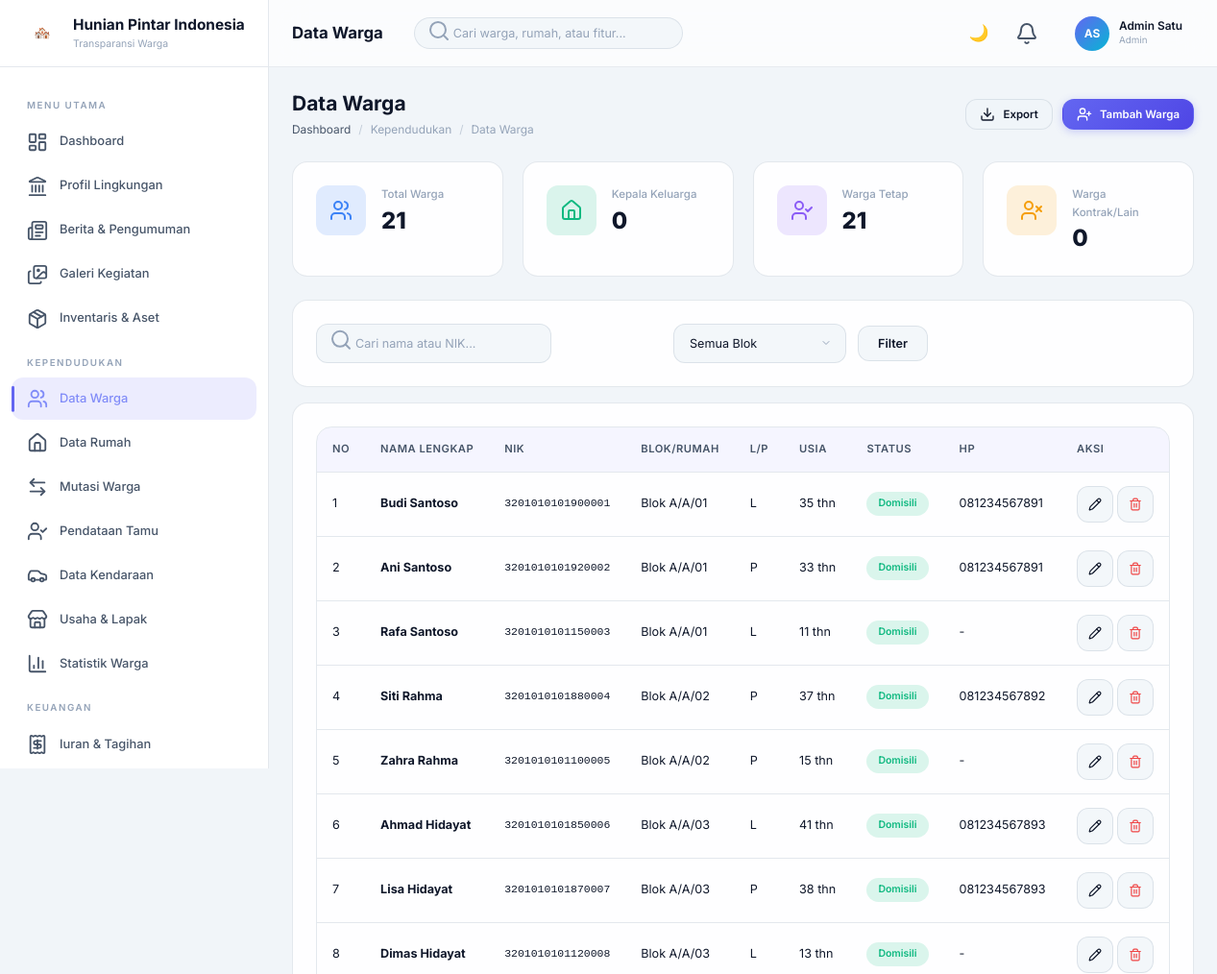
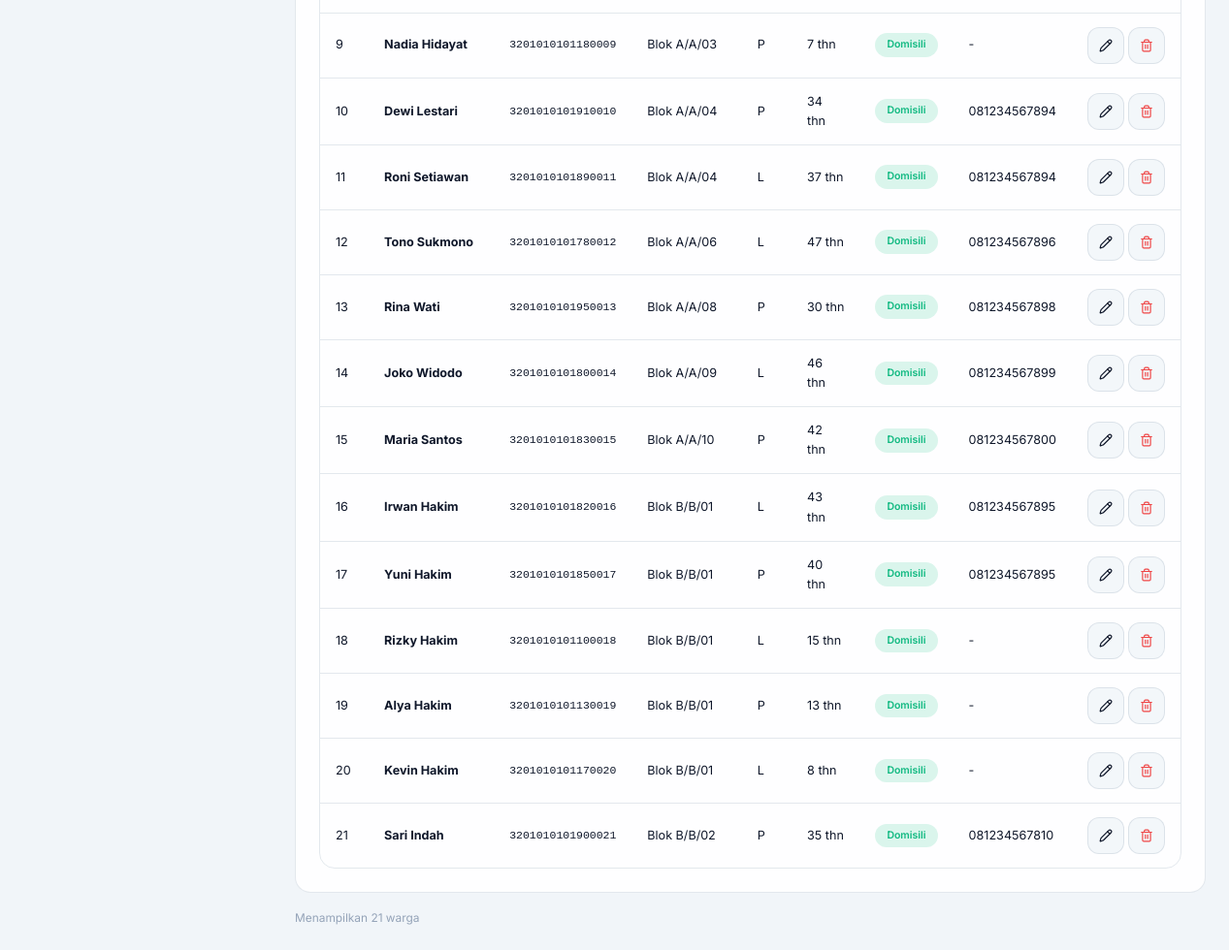
The page /warga.php (signed in) on the database its author committed (2 pictures, top to bottom).
### tables this page shows
CREATE TABLE users (
    id INT AUTO_INCREMENT PRIMARY KEY,
    tenant_id INT,
    name VARCHAR(100) NOT NULL,
    email VARCHAR(100) NOT NULL UNIQUE,
    phone VARCHAR(20),
    password VARCHAR(255) NOT NULL,
    role ENUM('superadmin','admin','pengurus','warga','kolektor','security') NOT NULL DEFAULT 'warga',
    avatar VARCHAR(255),
    resident_id INT DEFAULT NULL,
    is_active TINYINT(1) DEFAULT 1,
    last_login DATETIME,
    created_at TIMESTAMP DEFAULT CURRENT_TIMESTAMP,
    updated_at TIMESTAMP DEFAULT CURRENT_TIMESTAMP ON UPDATE CURRENT_TIMESTAMP,
    FOREIGN KEY (tenant_id) REFERENCES tenants(id) ON DELETE CASCADE
);

CREATE TABLE residents (
    id INT AUTO_INCREMENT PRIMARY KEY,
    tenant_id INT NOT NULL,
    family_id INT,
    house_id INT NOT NULL,
    nik VARCHAR(20),
    full_name VARCHAR(100) NOT NULL,
    gender ENUM('L','P') NOT NULL,
    birth_place VARCHAR(100),
    birth_date DATE,
    religion VARCHAR(30),
    marital_status VARCHAR(30),
    blood_type VARCHAR(5),
    education VARCHAR(50),
    profession VARCHAR(100),
    phone VARCHAR(20),
    photo VARCHAR(255),
    domicile_status ENUM('domisili','domisili_luar','kk_luar') DEFAULT 'domisili',
    family_status VARCHAR(30) DEFAULT 'Anggota',
    is_active TINYINT(1) DEFAULT 1,
    created_at TIMESTAMP DEFAULT CURRENT_TIMESTAMP,
    updated_at TIMESTAMP DEFAULT CURRENT_TIMESTAMP ON UPDATE CURRENT_TIMESTAMP,
    deleted_at DATETIME DEFAULT NULL,
    FOREIGN KEY (tenant_id) REFERENCES tenants(id) ON DELETE CASCADE,
    FOREIGN KEY (family_id) REFERENCES families(id) ON DELETE SET NULL,
    FOREIGN KEY (house_id) REFERENCES houses(id) ON DELETE CASCADE
);

CREATE TABLE blocks (
    id INT AUTO_INCREMENT PRIMARY KEY,
    tenant_id INT NOT NULL,
    block_name VARCHAR(50) NOT NULL,
    description TEXT,
    total_houses INT DEFAULT 0,
    created_at TIMESTAMP DEFAULT CURRENT_TIMESTAMP,
    FOREIGN KEY (tenant_id) REFERENCES tenants(id) ON DELETE CASCADE
);

CREATE TABLE houses (
    id INT AUTO_INCREMENT PRIMARY KEY,
    tenant_id INT NOT NULL,
    block_id INT NOT NULL,
    house_number VARCHAR(20) NOT NULL,
    status ENUM('berpenghuni','kosong','dikontrakkan') DEFAULT 'berpenghuni',
    owner_name VARCHAR(100),
    owner_phone VARCHAR(20),
    house_type VARCHAR(50),
    area_m2 DECIMAL(8,2),
    created_at TIMESTAMP DEFAULT CURRENT_TIMESTAMP,
    updated_at TIMESTAMP DEFAULT CURRENT_TIMESTAMP ON UPDATE CURRENT_TIMESTAMP,
    FOREIGN KEY (tenant_id) REFERENCES tenants(id) ON DELETE CASCADE,
    FOREIGN KEY (block_id) REFERENCES blocks(id) ON DELETE CASCADE,
    UNIQUE KEY unique_house_tenant (tenant_id, block_id, house_number)
);

### classes/Auth.php (called while the page is built, shortened)
<?php
require_once __DIR__ . '/Database.php';
class Auth {
    private static $user = null;
    public static function check() {
        return isset($_SESSION['user_id']);
    }
    public static function user() {
        if (self::$user === null) {
            $db = Database::getInstance();
            self::$user = $db->fetch("SELECT id, tenant_id, name, email, phone, role, avatar, resident_id, last_login, created_at, password FROM users WHERE id = ?", [$_SESSION['user_id']]);
        }
        return self::$user;
    }
    public static function tenantId() {
        return $_SESSION['tenant_id'] ?? null;
    }
}

### classes/Database.php (called while the page is built, shortened)
<?php
class Database {
    private static $instance = null;
    private $pdo;
    private function __construct() {
        $dsn = "mysql:host=" . DB_HOST . ";port=" . DB_PORT . ";dbname=" . DB_NAME . ";charset=" . DB_CHARSET;
        $options = [
            PDO::ATTR_ERRMODE            => PDO::ERRMODE_EXCEPTION,
            PDO::ATTR_DEFAULT_FETCH_MODE => PDO::FETCH_ASSOC,
            PDO::ATTR_EMULATE_PREPARES   => false,
        ];
        try {
            $this->pdo = new PDO($dsn, DB_USER, DB_PASS, $options);
        } catch (PDOException $e) {
            die('Database connection failed: ' . $e->getMessage());
        }
    }
    public static function getInstance() {
        if (self::$instance === null) {
            self::$instance = new self();
        }
        return self::$instance;
    }
    public function query($sql, $params = []) {
        $stmt = $this->pdo->prepare($sql);
        $stmt->execute($params);
        return $stmt;
    }
    public function fetch($sql, $params = []) {
        return $this->query($sql, $params)->fetch();
    }
    public function fetchAll($sql, $params = []) {
        return $this->query($sql, $params)->fetchAll();
    }
    public function fetchColumn($sql, $params = []) {
        return $this->query($sql, $params)->fetchColumn();
    }
}

### classes/Helpers.php (called while the page is built, shortened)
<?php
class Helpers {
    public static function statusBadge($status) {
        $map = [
            'lunas' => 'success', 'selesai' => 'success', 'aktif' => 'success',
            'berpenghuni' => 'success', 'tersalurkan' => 'success', 'disetujui' => 'success',
            'dikembalikan' => 'success', 'baik' => 'success', 'domisili' => 'success',
            'belum_bayar' => 'warning', 'menunggu' => 'warning', 'diajukan' => 'warning',
            'baru' => 'warning', 'belum' => 'warning', 'dipinjam' => 'warning',
            'kosong' => 'warning', 'sebagian' => 'warning',
            'ditolak' => 'danger', 'terlambat' => 'danger', 'darurat' => 'danger',
            'rusak_berat' => 'danger', 'false_alarm' => 'danger',
            'diproses' => 'info', 'berjalan' => 'info', 'ditanggapi' => 'info',
            'diverifikasi' => 'info', 'dikontrakkan' => 'info', 'proses' => 'info',
            'ditangani' => 'info',
            'rusak_ringan' => 'warning',
        ];
        return $map[strtolower($status)] ?? 'neutral';
    }
    public static function statusLabel($status) {
        $map = [
            'belum_bayar' => 'Belum Bayar', 'lunas' => 'Lunas', 'sebagian' => 'Sebagian',
            'berpenghuni' => 'Berpenghuni', 'kosong' => 'Kosong', 'dikontrakkan' => 'Dikontrakkan',
            'domisili' => 'Domisili', 'domisili_luar' => 'Luar Domisili', 'kk_luar' => 'KK Luar',
            'masuk' => 'Masuk', 'keluar' => 'Keluar', 'pindah' => 'Pindah', 'meninggal' => 'Meninggal',
            'kepala_keluarga' => 'Kepala Keluarga', 'istri' => 'Istri', 'anak' => 'Anak', 'lainnya' => 'Lainnya',
            'diajukan' => 'Diajukan', 'diverifikasi' => 'Diverifikasi', 'diproses' => 'Diproses',
            'selesai' => 'Selesai', 'ditolak' => 'Ditolak', 'disetujui' => 'Disetujui',
            'baru' => 'Baru', 'ditanggapi' => 'Ditanggapi', 'proses' => 'Proses',
            'aktif' => 'Aktif', 'nonaktif' => 'Nonaktif',
            'dipinjam' => 'Dipinjam', 'dikembalikan' => 'Dikembalikan', 'terlambat' => 'Terlambat',
            'tersalurkan' => 'Tersalurkan', 'gagal' => 'Gagal',
            'baik' => 'Baik', 'rusak_ringan' => 'Rusak Ringan', 'rusak_berat' => 'Rusak Berat',
            'belum' => 'Belum', 'berjalan' => 'Berjalan',
            'darurat' => 'Darurat', 'ditangani' => 'Ditangani', 'false_alarm' => 'False Alarm',
        ];
        return $map[strtolower($status)] ?? ucfirst(str_replace('_', ' ', $status));
    }
}

### warga.php (the view, shortened to what this page needs)
<?php
require_once 'classes/Auth.php';
require_once 'classes/Database.php';
require_once 'classes/Helpers.php';
$tenant_id = Auth::tenantId();
$db = Database::getInstance();
$pageTitle = 'Data Warga';
$search = $_GET['search'] ?? '';
$where = "r.tenant_id = ? AND r.deleted_at IS NULL";
$params = [$tenant_id];
$totalWarga = $db->fetchColumn("SELECT COUNT(*) FROM residents r LEFT JOIN houses h ON r.house_id = h.id LEFT JOIN blocks b ON h.block_id = b.id WHERE $where", $params);
$totalKK = $db->fetchColumn("SELECT COUNT(*) FROM residents r LEFT JOIN houses h ON r.house_id = h.id LEFT JOIN blocks b ON h.block_id = b.id WHERE $where AND r.family_status = 'kepala_keluarga'", $params);
$totalDomisili = $db->fetchColumn("SELECT COUNT(*) FROM residents r LEFT JOIN houses h ON r.house_id = h.id LEFT JOIN blocks b ON h.block_id = b.id WHERE $where AND r.domicile_status = 'domisili'", $params);
$totalLuar = $db->fetchColumn("SELECT COUNT(*) FROM residents r LEFT JOIN houses h ON r.house_id = h.id LEFT JOIN blocks b ON h.block_id = b.id WHERE $where AND r.domicile_status != 'domisili'", $params);
?>
<?php include 'includes/header.php'; ?>
<div class="app-layout">
  <?php include 'includes/sidebar.php'; ?>
  <div class="main-wrapper">
    <?php include 'includes/topbar.php'; ?>
    <main class="main-content">
      <div class="page-header">
        <div>
          <h1>Data Warga</h1>
          <div class="breadcrumb">
            <a href="index.php">Dashboard</a>
            <span class="separator">/</span>
            <span>Kependudukan</span>
            <span class="separator">/</span>
            <span>Data Warga</span>
          </div>
        </div>
        <div style="display: flex; gap: 10px;">
          <button class="btn btn-secondary btn-sm"><i data-lucide="download" style="width:16px;height:16px;"></i> Export</button>
          <a href="warga_form.php" class="btn btn-primary btn-sm"><i data-lucide="user-plus" style="width:16px;height:16px;"></i> Tambah Warga</a>
        </div>
      </div>
      <div class="stats-grid" style="grid-template-columns: repeat(auto-fit, minmax(180px, 1fr));">
        <div class="stat-card">
          <div class="stat-icon blue"><i data-lucide="users"></i></div>
          <div class="stat-info">
            <div class="stat-label">Total Warga</div>
            <div class="stat-value"><?= number_format($totalWarga) ?></div>
          </div>
        </div>
        <div class="stat-card">
          <div class="stat-icon green"><i data-lucide="home"></i></div>
          <div class="stat-info">
            <div class="stat-label">Kepala Keluarga</div>
            <div class="stat-value"><?= number_format($totalKK) ?></div>
          </div>
        </div>
        <div class="stat-card">
          <div class="stat-icon purple"><i data-lucide="user-check"></i></div>
          <div class="stat-info">
            <div class="stat-label">Warga Tetap</div>
            <div class="stat-value"><?= number_format($totalDomisili) ?></div>
          </div>
        </div>
        <div class="stat-card">
          <div class="stat-icon yellow"><i data-lucide="user-x"></i></div>
          <div class="stat-info">
            <div class="stat-label">Warga Kontrak/Lain</div>
            <div class="stat-value"><?= number_format($totalLuar) ?></div>
          </div>
        </div>
      </div>
      <div class="card">
        <form method="GET" class="filter-bar" style="margin-bottom:0;">
          <div class="filter-search" style="flex:1;">
            <span class="search-icon"><i data-lucide="search"></i></span>
            <input type="text" name="search" class="form-control" placeholder="Cari nama atau NIK..." value="<?= htmlspecialchars($search) ?>">
          </div>
          <select name="block" class="form-control" style="width:auto;" onchange="this.form.submit()">
            <option value="">Semua Blok</option>
          </select>
          <button type="submit" class="btn btn-secondary">Filter</button>
        </form>
      </div>
      <div class="card" style="margin-top:16px;">
        <div class="table-container">
          <table class="table">
            <thead>
              <tr>
                <th>No</th>
                <th>Nama Lengkap</th>
                <th>NIK</th>
                <th>Blok/Rumah</th>
                <th>L/P</th>
                <th>Usia</th>
                <th>Status</th>
                <th>HP</th>
                <th>Aksi</th>
              </tr>
            </thead>
            <tbody>
              <?php
              $wargaList = $db->fetchAll("
                SELECT r.*, h.house_number, b.block_name
                FROM residents r
                LEFT JOIN houses h ON r.house_id = h.id
                LEFT JOIN blocks b ON h.block_id = b.id
                WHERE $where
                ORDER BY r.created_at DESC
              ", $params);
              if (empty($wargaList)): ?>
              <?php endif;
              foreach ($wargaList as $i => $w):
                  $usia = '-';
                  if ($w['birth_date']) {
                      $birthDate = new DateTime($w['birth_date']);
                      $today = new DateTime('today');
                      $usia = $birthDate->diff($today)->y;
                  }
              ?>
              <tr>
                <td><?= $i + 1 ?></td>
                <td>
                    <strong><?= htmlspecialchars($w['full_name']) ?></strong>
                </td>
                <td style="font-family:monospace;font-size:0.82rem;"><?= htmlspecialchars($w['nik']) ?></td>
                <td><?= htmlspecialchars($w['block_name'] . '/' . $w['house_number']) ?></td>
                <td><?= ($w['gender'] ?? '') == 'L' ? 'L' : 'P' ?></td>
                <td><?= $usia ?> thn</td>
                <td>
                  <span class="badge badge-<?= Helpers::statusBadge($w['domicile_status'] ?? 'domisili') ?>">
                    <?= Helpers::statusLabel($w['domicile_status'] ?? 'domisili') ?>
                  </span>
                </td>
                <td><?= htmlspecialchars($w['phone'] ?? '-') ?></td>
                <td>
                  <div style="display:flex;gap:4px;">
                    <a href="warga_form.php?id=<?= $w['id'] ?>" class="btn btn-icon btn-sm btn-secondary" title="Edit"><i data-lucide="pencil" style="width:14px;height:14px;"></i></a>
                    <form method="POST" onsubmit="return confirm('Hapus warga ini? Data tidak akan hilang permanen namun tidak muncul di daftar.')" style="display:inline;">
                        <button type="submit" class="btn btn-icon btn-sm btn-secondary" style="color:var(--danger);"><i data-lucide="trash-2" style="width:14px;height:14px;"></i></button>
                    </form>
                  </div>
                </td>
              </tr>
              <?php endforeach; ?>
            </tbody>
          </table>
        </div>
      </div>
        <?php if (!empty($wargaList)): ?>
        <div style="display:flex;align-items:center;justify-content:space-between;margin-top:16px;flex-wrap:wrap;gap:12px;">
          <span class="text-muted" style="font-size:0.85rem;">Menampilkan <?= count($wargaList) ?> warga</span>
        </div>
        <?php endif; ?>
      </div>
  </div>
<?php include 'includes/footer.php'; ?>

### includes/topbar.php (shortened to what this page needs)
<?php
$user = Auth::user();
$db = Database::getInstance();
$initials = '';
if ($user) {
    $parts = explode(' ', $user['name']);
    $initials = strtoupper(substr($parts[0], 0, 1) . (isset($parts[1]) ? substr($parts[1], 0, 1) : ''));
}
$roleLabels = ['superadmin' => 'Superadmin', 'admin' => 'Admin', 'pengurus' => 'Pengurus', 'warga' => 'Warga', 'kolektor' => 'Kolektor', 'security' => 'Security'];
$roleLabel = $roleLabels[$user['role'] ?? 'warga'] ?? 'Warga';
?>
<header class="topbar" id="topbar">
  <div class="topbar-left">
    <h1 class="topbar-title"><?= htmlspecialchars($pageTitle ?? 'Dashboard') ?></h1>
    <div class="topbar-search">
      <span class="search-icon"><i data-lucide="search"></i></span>
      <input type="text" placeholder="Cari warga, rumah, atau fitur..." id="globalSearch">
    </div>
  </div>
  <div class="topbar-right">
    <button class="topbar-btn" id="darkModeToggle" title="Toggle Theme">🌙</button>
    <div style="position:relative; display:flex; align-items:center;">
      <button class="topbar-btn" id="notifBtn" title="Notifikasi">
        <i data-lucide="bell"></i>
      </button>
    </div>
    <div class="user-menu" id="userMenu" style="cursor:pointer; position:relative; margin-left:15px;">
      <?php if ($user['avatar'] && file_exists($user['avatar'])): ?>
        <img src="<?= $user['avatar'] ?>" class="user-avatar" style="object-fit:cover;">
      <?php else: ?>
        <div class="user-avatar"><?= $initials ?></div>
      <?php endif; ?>
      <div class="user-info"><span class="user-name"><?= htmlspecialchars($user['name'] ?? 'User') ?></span><span class="user-role"><?= $roleLabel ?></span></div>
    </div>
  </div>
</header>

### rows shown on the page
users: name "AS", name "Admin Satu", role "Admin"
residents: full_name "Budi Santoso", nik "3201010101900001", blocks.block_name "Blok A/A/01", gender "L", birth_date "35", domicile_status "Domisili", phone "081234567891"
residents: full_name "Ani Santoso", nik "3201010101920002", blocks.block_name "Blok A/A/01", gender "P", birth_date "33", domicile_status "Domisili", phone "081234567891"
residents: full_name "Rafa Santoso", nik "3201010101150003", blocks.block_name "Blok A/A/01", gender "L", birth_date "11", domicile_status "Domisili", phone "-"
residents: full_name "Siti Rahma", nik "3201010101880004", blocks.block_name "Blok A/A/02", gender "P", birth_date "37", domicile_status "Domisili", phone "081234567892"
residents: full_name "Zahra Rahma", nik "3201010101100005", blocks.block_name "Blok A/A/02", gender "P", birth_date "15", domicile_status "Domisili", phone "-"
residents: full_name "Ahmad Hidayat", nik "3201010101850006", blocks.block_name "Blok A/A/03", gender "L", birth_date "41", domicile_status "Domisili", phone "081234567893"
residents: full_name "Lisa Hidayat", nik "3201010101870007", blocks.block_name "Blok A/A/03", gender "P", birth_date "38", domicile_status "Domisili", phone "081234567893"
residents: full_name "Dimas Hidayat", nik "3201010101120008", blocks.block_name "Blok A/A/03", gender "L", birth_date "13", domicile_status "Domisili", phone "-"
residents: full_name "Nadia Hidayat", nik "3201010101180009", blocks.block_name "Blok A/A/03", gender "P", birth_date "7", domicile_status "Domisili", phone "-"
residents: full_name "Dewi Lestari", nik "3201010101910010", blocks.block_name "Blok A/A/04", gender "P", birth_date "34", domicile_status "Domisili", phone "081234567894"
residents: full_name "Roni Setiawan", nik "3201010101890011", blocks.block_name "Blok A/A/04", gender "L", birth_date "37", domicile_status "Domisili", phone "081234567894"
residents: full_name "Tono Sukmono", nik "3201010101780012", blocks.block_name "Blok A/A/06", gender "L", birth_date "47", domicile_status "Domisili", phone "081234567896"
residents: full_name "Rina Wati", nik "3201010101950013", blocks.block_name "Blok A/A/08", gender "P", birth_date "30", domicile_status "Domisili", phone "081234567898"
residents: full_name "Joko Widodo", nik "3201010101800014", blocks.block_name "Blok A/A/09", gender "L", birth_date "46", domicile_status "Domisili", phone "081234567899"
residents: full_name "Maria Santos", nik "3201010101830015", blocks.block_name "Blok A/A/10", gender "P", birth_date "42", domicile_status "Domisili", phone "081234567800"
residents: full_name "Irwan Hakim", nik "3201010101820016", blocks.block_name "Blok B/B/01", gender "L", birth_date "43", domicile_status "Domisili", phone "081234567895"
residents: full_name "Yuni Hakim", nik "3201010101850017", blocks.block_name "Blok B/B/01", gender "P", birth_date "40", domicile_status "Domisili", phone "081234567895"
residents: full_name "Rizky Hakim", nik "3201010101100018", blocks.block_name "Blok B/B/01", gender "L", birth_date "15", domicile_status "Domisili", phone "-"
residents: full_name "Alya Hakim", nik "3201010101130019", blocks.block_name "Blok B/B/01", gender "P", birth_date "13", domicile_status "Domisili", phone "-"
residents: full_name "Kevin Hakim", nik "3201010101170020", blocks.block_name "Blok B/B/01", gender "L", birth_date "8", domicile_status "Domisili", phone "-"
residents: full_name "Sari Indah", nik "3201010101900021", blocks.block_name "Blok B/B/02", gender "P", birth_date "35", domicile_status "Domisili", phone "081234567810"

### other values the page prints
$GLOBAL_SETTINGS['app_name'] "Hunian Pintar Indonesia"
$pageTitle "Data Warga"
$totalWarga "21"
$totalKK "0"
$totalDomisili "21"
$totalLuar "0"
count($wargaList) "21"
